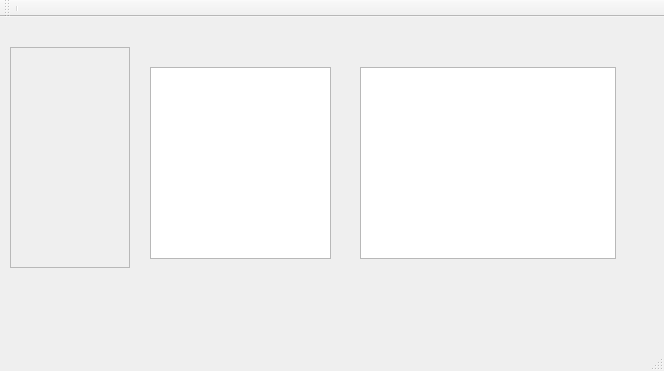
<?xml version="1.0" encoding="UTF-8"?>
<ui version="4.0">
 <class>MainWindow</class>
 <widget class="QMainWindow" name="MainWindow">
  <property name="geometry">
   <rect>
    <x>0</x>
    <y>0</y>
    <width>664</width>
    <height>371</height>
   </rect>
  </property>
  <property name="windowTitle">
   <string>MainWindow</string>
  </property>
  <widget class="QWidget" name="centralWidget">
   <widget class="QScrollArea" name="scrollArea">
    <property name="geometry">
     <rect>
      <x>10</x>
      <y>30</y>
      <width>120</width>
      <height>221</height>
     </rect>
    </property>
    <property name="widgetResizable">
     <bool>true</bool>
    </property>
    <widget class="QWidget" name="scrollAreaWidgetContents">
     <property name="geometry">
      <rect>
       <x>0</x>
       <y>0</y>
       <width>118</width>
       <height>219</height>
      </rect>
     </property>
    </widget>
   </widget>
   <widget class="QListView" name="listView">
    <property name="geometry">
     <rect>
      <x>150</x>
      <y>50</y>
      <width>181</width>
      <height>192</height>
     </rect>
    </property>
   </widget>
   <widget class="QUndoView" name="undoView">
    <property name="geometry">
     <rect>
      <x>360</x>
      <y>50</y>
      <width>256</width>
      <height>192</height>
     </rect>
    </property>
   </widget>
  </widget>
  <widget class="QMenuBar" name="menuBar">
   <property name="geometry">
    <rect>
     <x>0</x>
     <y>0</y>
     <width>664</width>
     <height>18</height>
    </rect>
   </property>
  </widget>
  <widget class="QToolBar" name="mainToolBar">
   <attribute name="toolBarArea">
    <enum>TopToolBarArea</enum>
   </attribute>
   <attribute name="toolBarBreak">
    <bool>false</bool>
   </attribute>
   <addaction name="separator"/>
  </widget>
  <widget class="QStatusBar" name="statusBar"/>
 </widget>
 <layoutdefault spacing="6" margin="11"/>
 <resources/>
 <connections/>
</ui>
